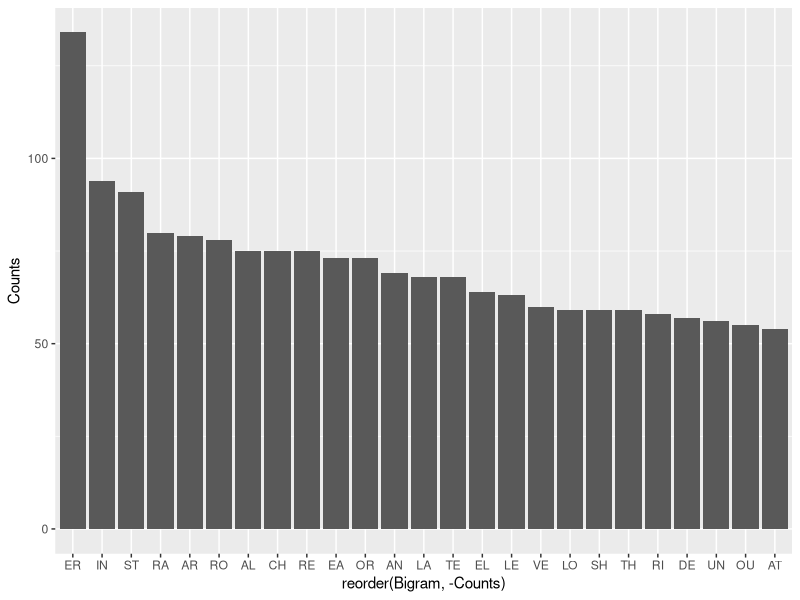
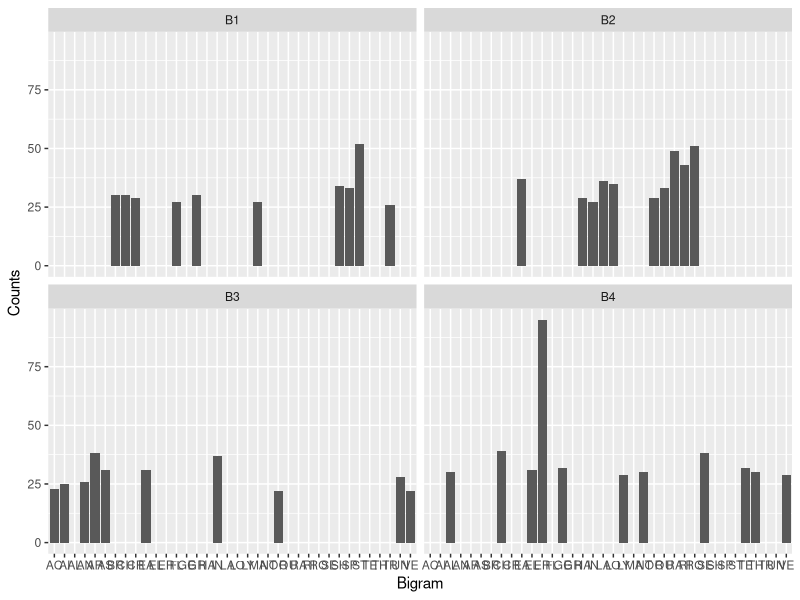
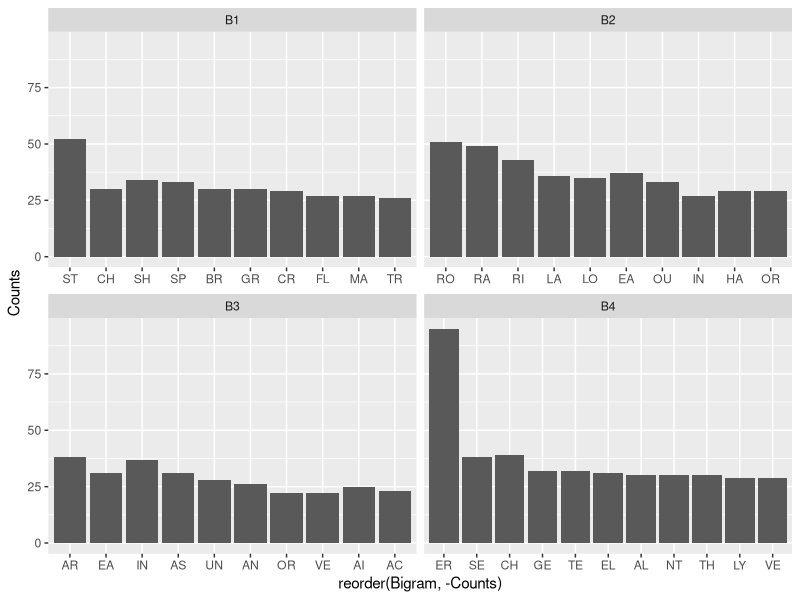

Write the R code that produced these figures, in order.
## ---- chunk 1
knitr::opts_chunk$set(echo = FALSE)
## ---- chunk 2
library(ggplot2) # plot visualization
library(dplyr)   # data analysis (summarizing, filtering, etc)
library(tidyr)   # reshaping data (pivot, etc)
library(stringr) # string manipulation (used for bigrams) ok actually i realized paste would work for my bigram graphs but keeping this library in case i need to do other string stuff 
## ---- chunk 3
# I scrapped this data from 
# https://wordfinder.yourdictionary.com/wordle/answers/
# and added what I thought to be relevant data columns 

# some column names are easy to understand 
# I will add some section explaining what the dataset columns mean

wordle_data <- read.csv("wordle_data.csv")
glimpse(wordle_data)
## ---- chunk 4
# so I found this data on kaggle
# https://www.kaggle.com/code/bcruise/wordle-letter-frequencies
# and towards the end they do common bigram analysis 
# will do that with my data 
# so I can use P1, P2, P3, P4, P5
# this holds the individual letters by position

bigrams <- wordle_data %>% 
  mutate (B1 = paste0(P1, P2),  # paste0 no separator by default
          B2 = paste0(P2, P3),
          B3 = paste0(P3, P4),
          B4 = paste0(P4, P5)) %>% 
  select(B1, B2, B3, B4) %>% 
  pivot_longer(cols = everything(), names_to = "Position", values_to = "Bigram") %>% # names_to = col name to create from specified cols before, values_to = new column to create from values in each cell.
  group_by(Bigram) %>% 
  summarise(Counts = n()) %>% 
  arrange(-Counts)
 


bigrams

## ---- chunk 5

# plotting bigram data
# code below bad 
# didnt realize i had 354 possible bigrams

# bigrams %>% ggplot(aes(x = Bigram)) + geom_bar()

# instead lets take top bigrams 
top_bigrams <- bigrams %>% head(25)
top_bigrams

# top_bigrams %>% ggplot(aes(x = Bigram)) + geom_bar()

# https://r-resources.massey.ac.nz/rgcookbook/RECIPE-BAR-GRAPH-COUNTS.html
# section 3.3.4

# geom_col uses stat_identity by default so I can pass in the pre-calculated counts
top_bigrams %>% ggplot(aes(x = reorder(Bigram, -Counts), y = Counts)) + geom_col()

# will add labels and stuff later. 
## ---- chunk 6

bigrams_by_position <- wordle_data %>% 
  mutate (B1 = paste0(P1, P2),  # paste0 no separator by default
          B2 = paste0(P2, P3),
          B3 = paste0(P3, P4),
          B4 = paste0(P4, P5)) %>% 
  select(B1, B2, B3, B4) %>% 
  pivot_longer(cols = everything(), names_to = "Position", values_to = "Bigram") %>%  # names_to = col name to create from specified cols before, values_to = new column to create from values in each cell.
  group_by(Position, Bigram) %>% 
  summarise(Counts = n()) %>% 
  arrange(Position, -Counts)
 
bigrams_by_position
## ---- chunk 7
# just taking 10 from each position
# b4 has a tie

top_bigrams_by_pos <- bigrams_by_position %>%
  group_by(Position) %>%
  slice_max(Counts, n = 10)

top_bigrams_by_pos

# positional bigrams do not share same x axis :(
top_bigrams_by_pos %>% ggplot(aes(x = Bigram, y = Counts)) + geom_col() + facet_wrap(~Position)

# fixed here
# ok why is this not reordering?? 
top_bigrams_by_pos %>% ggplot(aes(x = reorder(Bigram, -Counts), y = Counts)) + geom_col() + facet_wrap(~Position, scales = "free_x")
